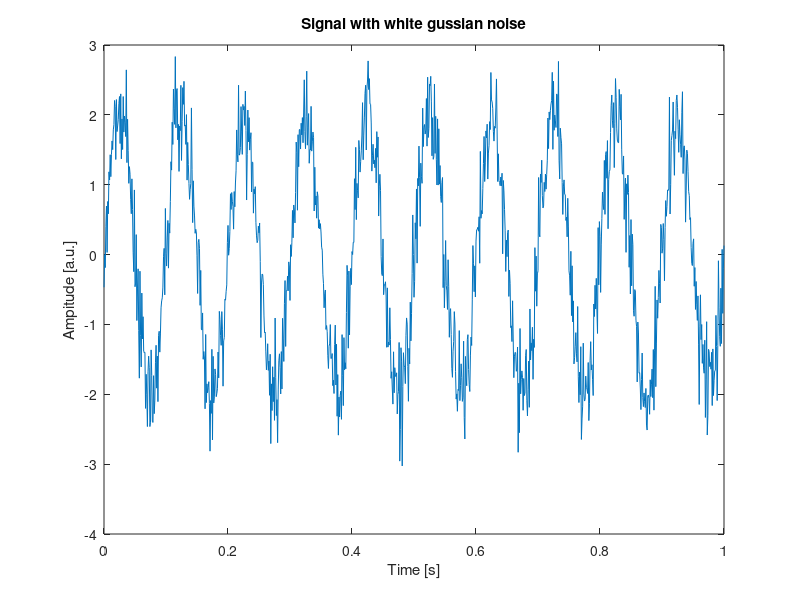

Here is the MATLAB script that generated this plot:
A = 2;
N = 1000;
fs = 1000;
t = 0:1/fs:N/fs;

xt = A*sin(2*pi*10*t);
xtNoise = normrnd(xt,0.2*A) 

plot(t, xtNoise)
title("Signal with white gussian noise")
xlabel("Time [s]")
ylabel("Ampitude [a.u.]")


%mean value of signal
    %----first approach ---- 
meanValue = mean(xtNoise)
    %----second approach ----
meanValue1 = (1/N) * sum (xtNoise) 


%max value of signal
    %----first approach ---- 
maxValue = max(xtNoise)
    %----second approach ----
maxValue1 = 0
for i = 1:length(xtNoise)
    if maxValue1 <= xtNoise(i)
        maxValue1 =  xtNoise(i)
    end
end

%min value of signal
    %----first approach ---- 
minValue = min(xtNoise)
    %----second approach ----
minValue1 = 0
for i = 1:length(xtNoise)
    if minValue1 >= xtNoise(i)
        minValue1 =  xtNoise(i)
    end
end

%peak-to-peak value of signal
peakTopeak = abs(minValue) + maxValue

%Standard deviation of signal
    %----first approach ---- 
standardDeviation = std(xtNoise)
    %----second approach ----
standardDeviation1 = sqrt(sum((xtNoise-meanValue).^2)/N)

%Variance of signal
    %----first approach ---- 
variance = var(xtNoise)
    %----second approach ----
variance1 = standardDeviation1^2

%Energy of signal
energy = sum(abs(xtNoise).^2)

%Signal average power 
averagePower = (energy*fs)/N

%Root Mean Square
RMS = sqrt(mean(abs(xtNoise).^2)*fs/N)

%Signal-to-noise ratio
SNR = (sqrt(mean(abs(xt).^2)*fs/N)/RMS)^2;


